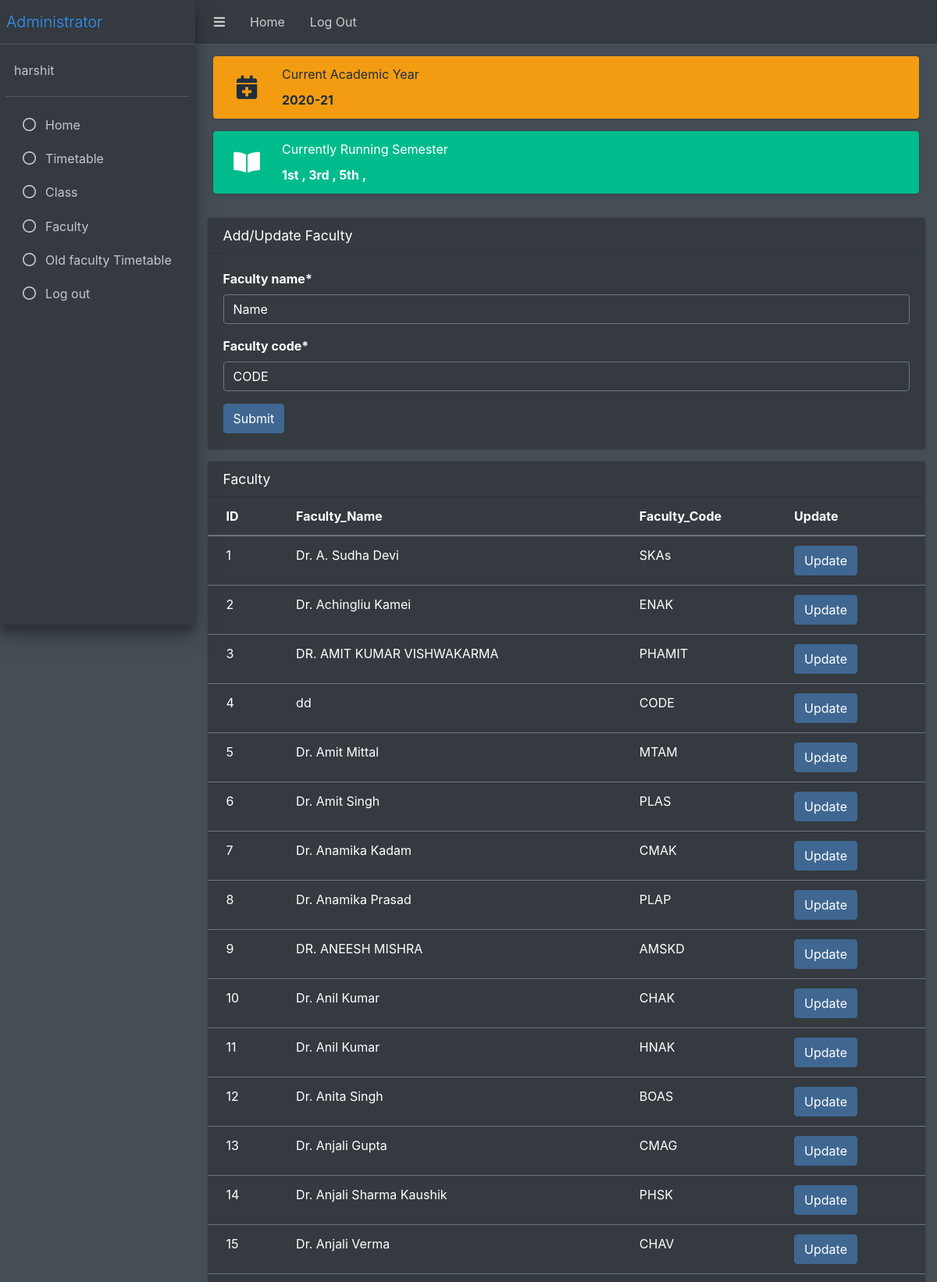
Page /Create_Faculty/ (signed in, upper part) on the committed database.
### webapp/models.py (models this page shows, shortened)
class year(models.Model):
    academic_year = models.CharField(max_length=100, default="2019-20", verbose_name="Academic Year")
    show = models.BooleanField(verbose_name="Tick if this is the current year")

class sem(models.Model):
    semester = models.CharField(max_length=100, choices=SEM_CHOICES, default='1st', null=True,
                                verbose_name="Choose Semester")
    show1 = models.BooleanField(verbose_name="Tick if this is the current going semester")

class faculty(models.Model):
    faculty_name = models.CharField(max_length=200, default="Name", null=True)
    faculty_code = models.CharField(max_length=100, default="CODE")

### webapp/views.py (the view)
# urls.py: path('Create_Faculty/', faculty_create, name="fcreate"),
@login_required(login_url='/Login_User')
def faculty_create(request):
    if request.method == "POST":
        facfrm = facul_form(request.POST)
        if facfrm.is_valid():
            facfrm.save()
            f = faculty.objects.all()
            facfrm = facul_form()
            s = sem.objects.all()
            a = year.objects.all()
            messages.success(request, "Created Successfully")
            return render(request, "faculty.html", context={'facfrm': facfrm, 'f': f, 's': s, 'a': a})
        else:
            messages.error(request, "Please enter the data correctly")
            facfrm = facul_form()
            f = faculty.objects.all()
            s = sem.objects.all()
            a = year.objects.all()
            return render(request, "faculty.html", context={'facfrm': facfrm, 'f': f, 's': s, 'a': a})
    else:
        facfrm = facul_form()
        f = faculty.objects.all()
        s = sem.objects.all()
        a = year.objects.all()
        return render(request, "faculty.html", context={'facfrm': facfrm, 'f': f, 's': s, 'a': a})

### webapp/forms.py
class facul_form(forms.ModelForm):
    class Meta:
        model = faculty
        fields = '__all__'

### webapp/templates/faculty.html (shortened to what this page needs)
{% extends "Admin-Panel.html" %} {% load static %} {% block content %}{% load crispy_forms_tags %}
        <div class="content-wrapper">
            <div class="content-header">
                <div class="container-fluid">
                   <div class="col-md-12">
                        <div class="info-box mb-3 bg-warning">
                            <span class="info-box-icon"><i class="fas fa-calendar-plus"></i></span>
                            <div class="info-box-content">
                                <span class="info-box-text">Current Academic Year</span>
                                {% for f in a %}
                                {% if f.show == True %}
                                <span class="info-box-number">{{ f.academic_year }}</span>
                                {% endif %}
                                {% endfor %}
                            </div>
                        </div>
                        <div class="info-box mb-3 bg-success">
                            <span class="info-box-icon"><i class="fa fa-book-open"></i></span>
                            <div class="info-box-content">
                                <span class="info-box-text">Currently Running Semester</span>
                                <span class="info-box-number">{% for d in s %} {% if d.show1 == True %}{{ d.semester }} , {% endif %}{% endfor %} </span>
                            </div>
                        </div>
                    </div>
                </div>
            </div>
            <section class="content">
                <div class="container-fluid">
                    <div class="row">
                        <div class="col-md-12">
                            <div class="card">
                                <div class="card-header">
                                    <h5 class="card-title">Add/Update Faculty</h5>
                                </div>
                                <div class="card-body">
                                    <div class="row">
                                        <div class="col-md-12">
                                            <form action="" method="post">
                                        {{ facfrm|crispy }}
 <button class="btn btn-primary" type="submit">Submit</button>
                                            </form>
                                        </div>
                                    </div>
                                </div>
                            </div>
                        </div>
                    </div>
                    <div class="row">
                        <div class="col-md-12">
                            <div class="card">
                                <div class="card-header">
                                    <h3 class="card-title">Faculty</h3>
                                </div>
                                <div class="card-body table-responsive p-0">
                                    <table class="table table-hover text-nowrap">
                                        <thead>
                                            <tr>
                                                <th>ID</th>
              <th>Faculty_Name</th>
      <th>Faculty_Code</th>
      <th>Update</th>
                                            </tr>
                                        </thead>
                                        <tbody>
                                   {% for d in f %}
    <tr>
        <td>{{ forloop.counter }}</td>
      <td>{{ d.faculty_name }}</td>
      <td>{{ d.faculty_code }}</td>
<td><a href="/Update_Faculty/{{ d.id }}" class="btn btn-primary ">Update </a></td>
    </tr>
                     {% endfor %}
                                        </tbody>
                                    </table>
                                </div>
                            </div>
                        </div>
                    </div>
                </div>
            </section>
        </div>
   {% endblock %}

### webapp/templates/Admin-Panel.html (shortened to what this page needs)
{% load static %}
    <!DOCTYPE html>
<html lang="en">
<head>
    <link rel="stylesheet" href="https://cdnjs.cloudflare.com/ajax/libs/font-awesome/5.15.3/css/all.min.css" />
    <link rel="stylesheet" href="{% static  'dataTables.bootstrap4.min.css' %} ">
    <link rel="stylesheet" href="{% static  'responsive.bootstrap4.min.css' %} ">
    <link rel="stylesheet" href="{% static  'buttons.bootstrap4.min.css' %}">
    <link rel="stylesheet" href="{% static  'adminlte.min.css' %} ">
    <link rel="stylesheet" href="{% static  'all.min.css' %} ">
    <link rel="stylesheet" href="{% static  'OverlayScrollbars.min.css' %} ">
</head>
<body class="hold-transition dark-mode sidebar-mini layout-fixed layout-navbar-fixed layout-footer-fixed">
    <div class="wrapper">
        <nav class="main-header navbar navbar-expand navbar-dark">
            <ul class="navbar-nav">
                <li class="nav-item">
                    <a class="nav-link" data-widget="pushmenu" href="#" role="button"><i class="fas fa-bars"></i></a>
                </li>
                <li class="nav-item d-none d-sm-inline-block">
                    <a href="/Admin-Panel" class="nav-link">Home</a>
                </li>
                <li class="nav-item d-none d-sm-inline-block">
                    <a href="/Logout_User/" class="nav-link">Log Out</a>
                </li>
            </ul>
        </nav>
        <aside class="main-sidebar sidebar-dark-primary elevation-4">
            <a href="/Admin-Panel" class="brand-link">
                <span class="brand-text font-weight-light">Administrator</span>
            </a>
            <div class="sidebar">
                <div class="user-panel mt-3 pb-3 mb-3 d-flex">
                    <div class="info">
                        <a href="/Add_User" class="d-block"> {{request.user}}</a>
                    </div>
                </div>
                <nav class="mt-2">
                    <ul class="nav nav-pills nav-sidebar flex-column" data-widget="treeview" role="menu" data-accordion="false">
                        <li class="nav-item menu-open">
                            <ul class="nav nav-treeview">
                                <li class="nav-item">
                                    <a href="/Admin-Panel" class="nav-link">
                                        <i class="far fa-circle nav-icon"></i>
                                        <p>Home</p>
                                    </a>
                                </li>
                                <li class="nav-item">
                                    <a href="/Create_Class" class="nav-link">
                                        <i class="far fa-circle nav-icon"></i>
                                        <p>Timetable</p>
                                    </a>
                                </li>
                                <li class="nav-item">
                                    <a href="/Create_Class" class="nav-link ">
                                        <i class="far fa-circle nav-icon"></i>
                                        <p>Class</p>
                                    </a>
                                </li>
                                <li class="nav-item">
                                    <a href="/Create_Faculty" class="nav-link">
                                        <i class="far fa-circle nav-icon"></i>
                                        <p>Faculty</p>
                                    </a>
                                </li>
                                <li class="nav-item">
                                    <a href="/Search_old_faculty_timetable" class="nav-link">
                                        <i class="far fa-circle nav-icon"></i>
                                        <p>Old faculty Timetable</p>
                                    </a>
                                </li>
                                <li class="nav-item">
                                    <a href="/Logout_User/" class="nav-link">
                                        <i class="far fa-circle nav-icon"></i>
                                        <p>Log out</p>
                                    </a>
                                </li>
                            </ul>
                        </li>
                </nav>
            </div>
        </aside>
{% block content %}{% endblock %}
</body>
</html>

### rows in the picture
year: academic_year "2020-21"
sem: semester "1st"
sem: semester "3rd"
sem: semester "5th"
faculty: faculty_name "Dr. A. Sudha Devi", faculty_code "SKAs"
faculty: faculty_name "Dr. Achingliu Kamei", faculty_code "ENAK"
faculty: faculty_name "DR. AMIT KUMAR VISHWAKARMA", faculty_code "PHAMIT"
faculty: faculty_name "dd", faculty_code "CODE"
faculty: faculty_name "Dr. Amit Mittal", faculty_code "MTAM"
faculty: faculty_name "Dr. Amit Singh", faculty_code "PLAS"
faculty: faculty_name "Dr. Anamika Kadam", faculty_code "CMAK"
faculty: faculty_name "Dr. Anamika Prasad", faculty_code "PLAP"
faculty: faculty_name "DR. ANEESH MISHRA", faculty_code "AMSKD"
faculty: faculty_name "Dr. Anil Kumar", faculty_code "CHAK"
faculty: faculty_name "Dr. Anil Kumar", faculty_code "HNAK"
faculty: faculty_name "Dr. Anita Singh", faculty_code "BOAS"
faculty: faculty_name "Dr. Anjali Gupta", faculty_code "CMAG"
faculty: faculty_name "Dr. Anjali Sharma Kaushik", faculty_code "PHSK"
faculty: faculty_name "Dr. Anjali Verma", faculty_code "CHAV"

### other values in the picture
{{ request.user }} "harshit"
